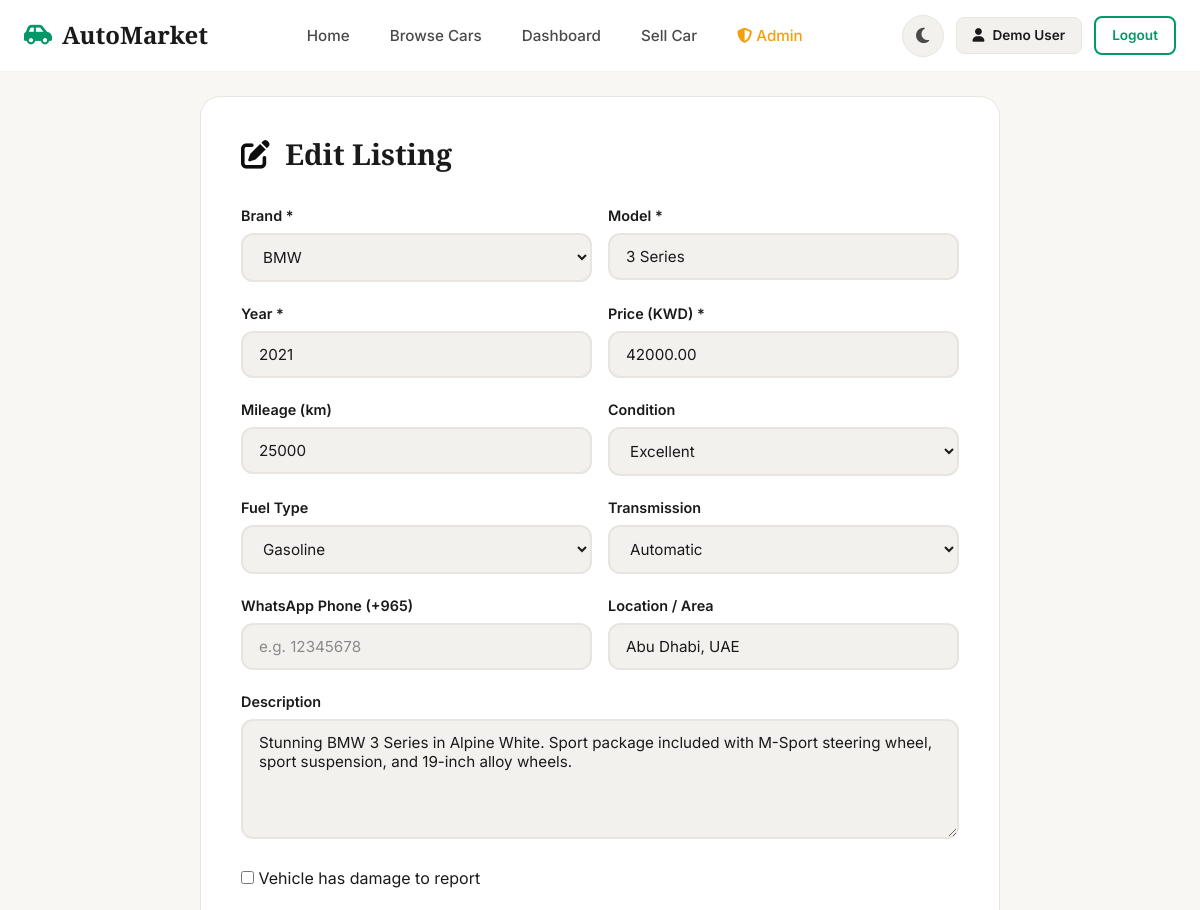
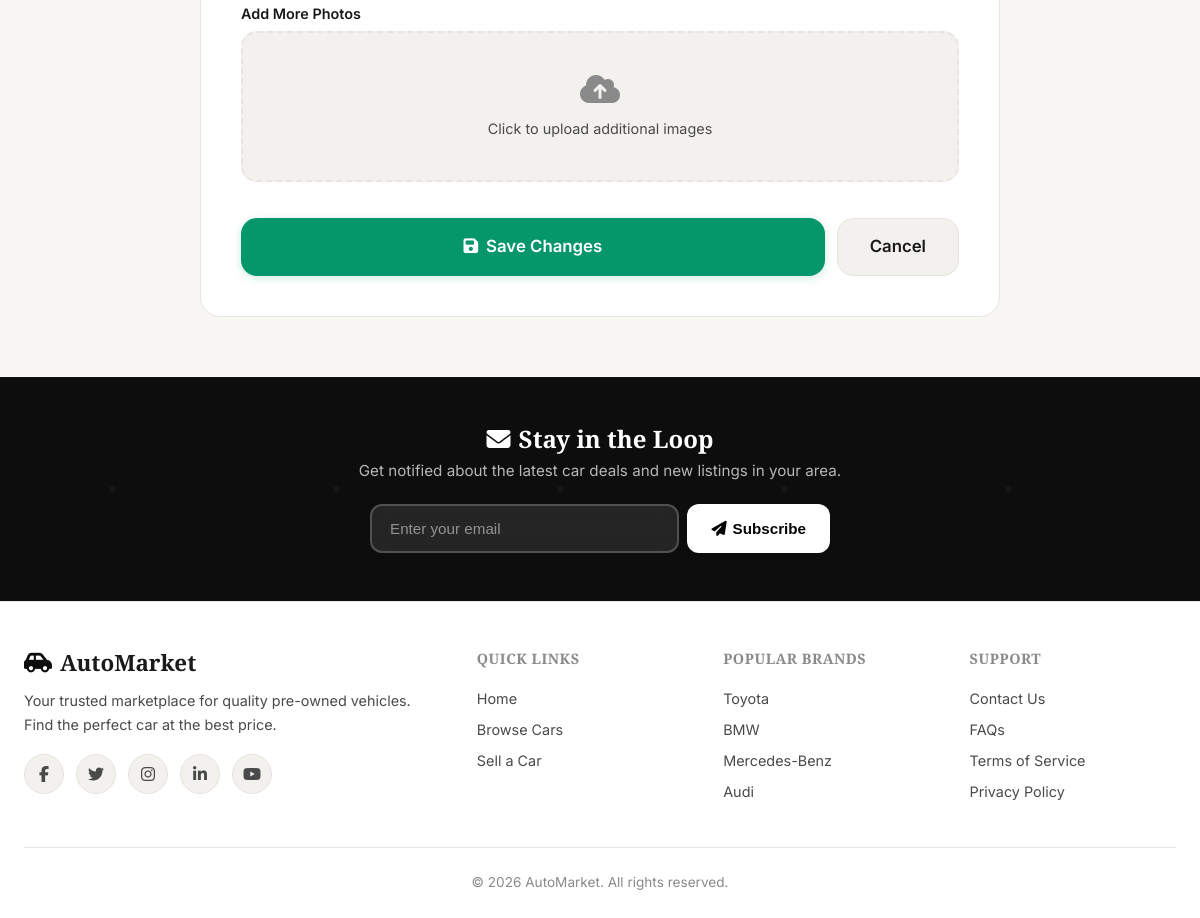
Screenshot of /public/cars/2/edit (signed in) with the database file from the repository (2 pictures, top to bottom).
### tables this page shows
CREATE TABLE IF NOT EXISTS `cars` (
  `id` INT AUTO_INCREMENT PRIMARY KEY,
  `user_id` INT NOT NULL,
  `brand` VARCHAR(50) NOT NULL,
  `model` VARCHAR(100) NOT NULL,
  `year` INT NOT NULL,
  `mileage` INT NOT NULL DEFAULT 0,
  `price` DECIMAL(12,2) NOT NULL,
  `fuel_type` VARCHAR(30) NOT NULL DEFAULT 'Gasoline',
  `transmission` VARCHAR(30) NOT NULL DEFAULT 'Automatic',
  `condition_status` VARCHAR(30) NOT NULL DEFAULT 'Used',
  `description` TEXT,
  `location` VARCHAR(255) DEFAULT NULL,
  `location_lat` DECIMAL(10,7) DEFAULT NULL,
  `location_lng` DECIMAL(10,7) DEFAULT NULL,
  `whatsapp_phone` VARCHAR(20) DEFAULT NULL,
  `damage_data` TEXT DEFAULT NULL,
  `created_at` TIMESTAMP DEFAULT CURRENT_TIMESTAMP,
  FOREIGN KEY (`user_id`) REFERENCES `users`(`id`) ON DELETE CASCADE,
  INDEX `idx_brand` (`brand`),
  INDEX `idx_price` (`price`),
  INDEX `idx_year` (`year`)
);

### includes/controllers/CarController.php (called while the page is built, shortened)
<?php
class CarController
{
    private CarModel $carModel;
    public function __construct()
    {
        $this->carModel = new CarModel();
    }
    public function editForm(int $id): void
    {
        $car = $this->carModel->findById($id);
        require __DIR__ . '/../views/cars/edit.php';
    }
}

### includes/config/db.php (called while the page is built, shortened)
<?php
function getDBConnection(): PDO {
    static $pdo = null;
    if ($pdo === null) {
        $dsn = "mysql:host=" . DB_HOST . ";dbname=" . DB_NAME . ";charset=" . DB_CHARSET;
        $options = [
            PDO::ATTR_ERRMODE            => PDO::ERRMODE_EXCEPTION,
            PDO::ATTR_DEFAULT_FETCH_MODE => PDO::FETCH_ASSOC,
            PDO::ATTR_EMULATE_PREPARES   => false,
        ];
        try {
            $pdo = new PDO($dsn, DB_USER, DB_PASS, $options);
        } catch (PDOException $e) {
            die("Database connection failed: " . $e->getMessage());
        }
    }
    return $pdo;
}

### includes/models/CarModel.php (called while the page is built, shortened)
<?php
class CarModel
{
    private PDO $db;
    public function __construct()
    {
        $this->db = getDBConnection();
    }
    public function findById(int $id): ?array
    {
        $stmt = $this->db->prepare(
            "SELECT c.*, u.name as seller_name, u.email as seller_email,
                    (SELECT image_path FROM car_images WHERE car_id = c.id AND is_primary = 1 LIMIT 1) as primary_image
             FROM cars c
             JOIN users u ON c.user_id = u.id
             WHERE c.id = ?"
        );
        $stmt->execute([$id]);
        $car = $stmt->fetch();
        return $car ?: null;
    }
}

### includes/config/app.php (called while the page is built, shortened)
<?php
function sanitize(string $str): string
{
    return htmlspecialchars($str, ENT_QUOTES, 'UTF-8');
}
function baseUrl(string $path = ''): string
{
    return APP_URL . '/' . ltrim($path, '/');
}

### includes/views/cars/edit.php (the view, shortened to what this page needs)
<?php require __DIR__ . '/../header.php'; ?>
<section class="car-form-page">
    <div class="container">
        <div class="car-form-card fade-in">
            <h1><i class="fas fa-edit" style="color:var(--primary);margin-right:8px;"></i> Edit Listing</h1>
            <form action="<?= baseUrl('cars/' . $car['id'] . '/edit') ?>" method="POST" enctype="multipart/form-data">
                <div class="form-row">
                    <div class="form-group">
                        <label class="form-label" for="brand">Brand *</label>
                        <select id="brand" name="brand" class="form-select" required>
                            <?php foreach (['Toyota', 'BMW', 'Mercedes-Benz', 'Audi', 'Lexus', 'Honda', 'Ford', 'Nissan', 'Chevrolet', 'Hyundai', 'Kia', 'Volkswagen', 'Other'] as $b): ?>
                                <option value="<?= $b ?>" <?= $car['brand'] === $b ? 'selected' : '' ?>>
                                    <?= $b ?>
                                </option>
                            <?php endforeach; ?>
                        </select>
                    </div>
                    <div class="form-group">
                        <label class="form-label" for="model">Model *</label>
                        <input type="text" id="model" name="model" class="form-input"
                            value="<?= sanitize($car['model']) ?>" required>
                    </div>
                </div>
                <div class="form-row">
                    <div class="form-group">
                        <label class="form-label" for="year">Year *</label>
                        <input type="number" id="year" name="year" class="form-input" value="<?= $car['year'] ?>"
                            required>
                    </div>
                    <div class="form-group">
                        <label class="form-label" for="price">Price (KWD) *</label>
                        <input type="number" id="price" name="price" class="form-input" value="<?= $car['price'] ?>"
                            required>
                    </div>
                </div>
                <div class="form-row">
                    <div class="form-group">
                        <label class="form-label" for="mileage">Mileage (km)</label>
                        <input type="number" id="mileage" name="mileage" class="form-input"
                            value="<?= $car['mileage'] ?>">
                    </div>
                    <div class="form-group">
                        <label class="form-label" for="condition_status">Condition</label>
                        <select id="condition_status" name="condition_status" class="form-select">
                            <?php foreach (['Used', 'Like New', 'Excellent', 'Good', 'Fair'] as $c): ?>
                                <option value="<?= $c ?>" <?= $car['condition_status'] === $c ? 'selected' : '' ?>>
                                    <?= $c ?>
                                </option>
                            <?php endforeach; ?>
                        </select>
                    </div>
                </div>
                <div class="form-row">
                    <div class="form-group">
                        <label class="form-label" for="fuel_type">Fuel Type</label>
                        <select id="fuel_type" name="fuel_type" class="form-select">
                            <?php foreach (['Gasoline', 'Diesel', 'Hybrid', 'Electric'] as $f): ?>
                                <option value="<?= $f ?>" <?= $car['fuel_type'] === $f ? 'selected' : '' ?>>
                                    <?= $f ?>
                                </option>
                            <?php endforeach; ?>
                        </select>
                    </div>
                    <div class="form-group">
                        <label class="form-label" for="transmission">Transmission</label>
                        <select id="transmission" name="transmission" class="form-select">
                            <?php foreach (['Automatic', 'Manual'] as $t): ?>
                                <option value="<?= $t ?>" <?= $car['transmission'] === $t ? 'selected' : '' ?>>
                                    <?= $t ?>
                                </option>
                            <?php endforeach; ?>
                        </select>
                    </div>
                </div>
                <div class="form-row">
                    <div class="form-group">
                        <label class="form-label" for="whatsapp_phone">WhatsApp Phone (+965)</label>
                        <input type="text" id="whatsapp_phone" name="whatsapp_phone" class="form-input"
                            value="<?= sanitize($car['whatsapp_phone'] ?? '') ?>" placeholder="e.g. 12345678">
                    </div>
                    <div class="form-group">
                        <label class="form-label" for="location">Location / Area</label>
                        <input type="text" id="location" name="location" class="form-input"
                            value="<?= sanitize($car['location'] ?? '') ?>">
                    </div>
                </div>
                <div class="form-group">
                    <label class="form-label" for="description">Description</label>
                    <textarea id="description" name="description"
                        class="form-textarea"><?= sanitize($car['description'] ?? '') ?></textarea>
                </div>
                <div class="form-group">
                    <label class="form-checkbox">
                        <input type="checkbox" id="hasDamage" name="has_damage" value="1"
                            onchange="toggleDamageInspection()" <?= !empty($car['damage_data']) && $car['damage_data'] !== '[]' ? 'checked' : '' ?>>
                        <span>Vehicle has damage to report</span>
                    </label>
                </div>
                <div class="form-group">
                    <label class="form-label">Add More Photos</label>
                    <div class="image-upload-area" onclick="document.getElementById('images').click()">
                        <i class="fas fa-cloud-upload-alt"></i>
                        <p>Click to upload additional images</p>
                    </div>
                </div>
                <div style="display:flex;gap:12px;margin-top:16px;">
                    <button type="submit" class="btn btn-primary btn-lg" style="flex:1;">
                        <i class="fas fa-save"></i> Save Changes
                    </button>
                    <a href="<?= baseUrl('dashboard') ?>" class="btn btn-secondary btn-lg">Cancel</a>
                </div>
            </form>
        </div>
    </div>
</section>
<?php require __DIR__ . '/../footer.php'; ?>

### public/assets/css/style.css (style rules this page uses)
:root { --primary: #0D0D0D; --primary-light: #1A1A1A; --primary-dark: #050505; --primary-glow: rgba(13, 13, 13, 0.15); --cta: #059669; --cta-light: #10B981; --cta-dark: #047857; --cta-glow: rgba(5, 150, 105, 0.2); --accent: #D4A853; --accent-light: #E8C478; --accent-dark: #B8922F; --success: #10B981; --danger: #DC2626; --warning: #F59E0B; --bg-primary: #F9F7F4; --bg-secondary: #FFFFFF; --bg-card: #FFFFFF; --bg-input: #F3F1EE; --text-primary: #1A1A1A; --text-secondary: #4A4A4A; --text-muted: #8A8A8A; --border-color: #E8E5E0; --shadow-sm: 0 1px 3px rgba(0, 0, 0, 0.04); --shadow-md: 0 2px 8px rgba(0, 0, 0, 0.06); --shadow-lg: 0 8px 24px rgba(0, 0, 0, 0.08); --shadow-xl: 0 16px 40px rgba(0, 0, 0, 0.1); --glass-bg: rgba(255, 255, 255, 0.95); --glass-border: rgba(0, 0, 0, 0.05); --hero-overlay: linear-gradient(180deg, rgba(0, 0, 0, 0.75) 0%, rgba(0, 0, 0, 0.55) 100%); --font-sans: 'Inter', -apple-system, BlinkMacSystemFont, sans-serif; --font-display: 'Playfair Display', Georgia, 'Times New Roman', serif; --radius-sm: 8px; --radius-md: 12px; --radius-lg: 16px; --radius-xl: 20px; --radius-full: 9999px; --max-width: 1280px; --header-height: 72px; --transition-fast: 0.15s ease; --transition-base: 0.3s ease; --transition-slow: 0.5s cubic-bezier(0.4, 0, 0.2, 1); }
*, *::before, *::after { transition: background-color 0.4s ease, color 0.3s ease, border-color 0.3s ease, box-shadow 0.3s ease; }
*, *::before, *::after { margin: 0; padding: 0; box-sizing: border-box; }
html { scroll-behavior: smooth; font-size: 16px; }
body { font-family: var(--font-sans); background: var(--bg-primary); color: var(--text-primary); line-height: 1.6; -webkit-font-smoothing: antialiased; -moz-osx-font-smoothing: grayscale; transition: background var(--transition-base), color var(--transition-base); }
a { text-decoration: none; color: var(--cta); transition: color var(--transition-fast); }
.container { max-width: var(--max-width); margin: 0 auto; padding: 0 24px; }
h1, h2, h3, h4, h5, h6 { font-family: var(--font-display); font-weight: 700; line-height: 1.2; color: var(--text-primary); }
.btn { display: inline-flex; align-items: center; justify-content: center; gap: 8px; padding: 12px 24px; border-radius: var(--radius-md); font-family: var(--font-sans); font-weight: 600; font-size: 0.95rem; border: none; cursor: pointer; transition: all var(--transition-base); text-decoration: none; line-height: 1.4; }
.btn-primary { background: var(--cta); color: #fff; box-shadow: 0 2px 10px var(--cta-glow); }
.btn-secondary { background: var(--bg-input); color: var(--text-primary); border: 1px solid var(--border-color); }
.btn-lg { padding: 16px 32px; font-size: 1.05rem; border-radius: var(--radius-lg); }
.form-group { margin-bottom: 1.25rem; }
.form-label { display: block; font-weight: 600; font-size: 0.9rem; margin-bottom: 6px; color: var(--text-primary); }
.form-input, .form-select, .form-textarea { width: 100%; padding: 12px 16px; background: var(--bg-input); border: 2px solid var(--border-color); border-radius: var(--radius-md); font-family: var(--font-sans); font-size: 0.95rem; color: var(--text-primary); transition: all var(--transition-fast); outline: none; }
.form-textarea { min-height: 120px; resize: vertical; }
.form-input::placeholder { color: var(--text-muted); }
.car-form-page { padding-top: calc(var(--header-height) + 24px); padding-bottom: 60px; }
.car-form-card { max-width: 800px; margin: 0 auto; background: var(--bg-card); border: 1px solid var(--border-color); border-radius: var(--radius-xl); padding: 40px; }
.car-form-card h1 { font-size: 1.8rem; margin-bottom: 32px; }
.form-row { display: grid; grid-template-columns: 1fr 1fr; gap: 16px; }
.image-upload-area { border: 2px dashed var(--border-color); border-radius: var(--radius-lg); padding: 40px; text-align: center; cursor: pointer; transition: all var(--transition-fast); background: var(--bg-input); }
.image-upload-area i { font-size: 2rem; color: var(--text-muted); margin-bottom: 12px; }
.image-upload-area p { color: var(--text-secondary); font-size: 0.9rem; }
.fade-in { opacity: 0; transform: translateY(30px); transition: opacity 0.6s ease, transform 0.6s ease; }
.fade-in.visible { opacity: 1; transform: translateY(0); }
.btn { position: relative; overflow: hidden; }

### rows the page displays
cars: brand "BMW", model "3 Series", year "2021", price "42000.00", mileage "25000", condition_status "Excellent", fuel_type "Gasoline", transmission "Automatic", location "Abu Dhabi, UAE", description "Stunning BMW 3 Series in Alpine White. Sport package included with M-Sport steering wheel, sport suspension, and 19-inch alloy wheels."

### other values shown
currentUserName() "Demo User"
